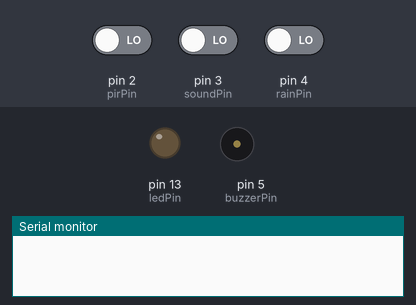
Simulated run of this sketch. Board: Arduino Uno, built with avr-gcc and run on an emulated ATmega328P. On the bench: output pins drawn as LEDs (lit = HIGH), buzzer (waves = sounding, pin HIGH), the last lines printed to the serial monitor. Inputs (shaded band) come from the test bench; at power-on: pin 2 (pirPin) LOW, pin 3 (soundPin) LOW, pin 4 (rainPin) LOW.

Above: at 0.1 s.
At 2.8 s:
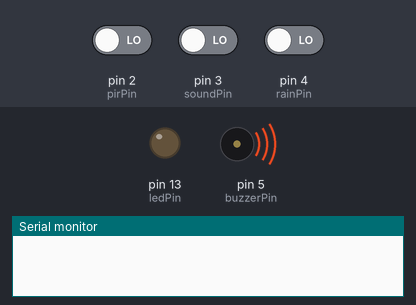
2.9 s: pin 2 (pirPin) driven HIGH
At 4.3 s:
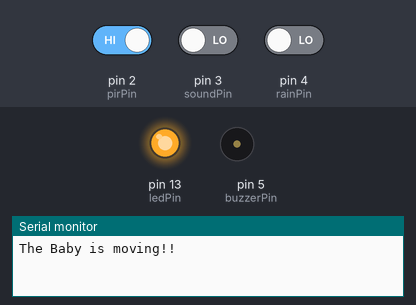
5.5 s: pin 3 (soundPin) driven HIGH
9.5 s: pin 4 (rainPin) driven HIGH
Timing chart, 0 to 12.5 s (numbered marks = the images above; inputs shaded):
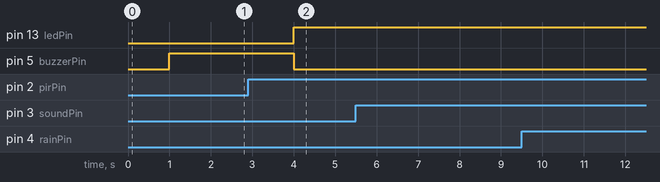

The sketch:

project_final.ino
```cpp
// Pin definitions
const int pirPin = 2;      // PIR motion sensor pin
const int soundPin = 3;    // Sound detection sensor pin
const int rainPin = 4;     // Rain detection sensor pin
const int ledPin = 13;     // LED pin
const int buzzerPin = 5;   // Buzzer pin

// Variables
int pirState = LOW;        // Initialize PIR sensor state
int soundState = LOW;      // Initialize sound sensor state
int rainState = LOW;       // Initialize rain sensor state
unsigned long lastBuzzTime = 0;  // Last time buzzer was toggled

void setup() {
  pinMode(pirPin, INPUT);
  pinMode(soundPin, INPUT);
  pinMode(rainPin, INPUT);
  pinMode(ledPin, OUTPUT);
  pinMode(buzzerPin, OUTPUT);
  Serial.begin(9600); // Begin serial communication for debugging
}

void loop() {
  // Read sensor inputs
  pirState = digitalRead(pirPin);
  soundState = digitalRead(soundPin);
  rainState = digitalRead(rainPin);
  delay(1000);

  // If any sensor detects activity, turn on the LED and buzzer
  if (pirState == HIGH || soundState == HIGH || rainState == HIGH) {
    digitalWrite(ledPin, HIGH);
    digitalWrite(buzzerPin, LOW); // Turn on buzzer when any sensor detects something

    // Print sensor detection messages
    if (pirState == HIGH) {
      Serial.println("The Baby is moving!!");
    }
    if (soundState == HIGH) {
      Serial.println("The baby is crying!!");
    }
    if (rainState == HIGH) {
      Serial.println("The carddle is currently wet!!");
    }

    delay(3000);
  } else {
    digitalWrite(ledPin, LOW);
    digitalWrite(buzzerPin, HIGH); // Turn off buzzer when no sensor detects anything
  }
}
```

Measured:
- after the input at 2.9 s, pin 13 (ledPin): LOW → HIGH after 1.1 s; pin 5 (buzzerPin): HIGH → LOW after 1.1 s
